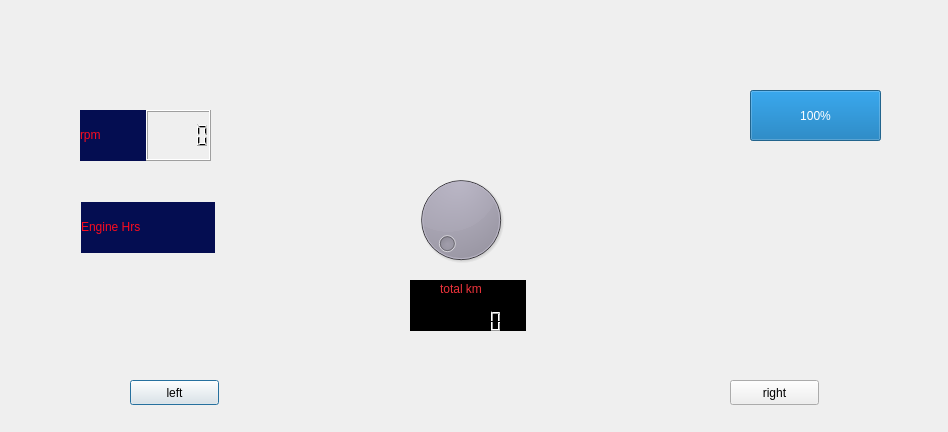
<?xml version="1.0" encoding="UTF-8"?>
<ui version="4.0">
 <class>dashboard1</class>
 <widget class="QDialog" name="dashboard1">
  <property name="geometry">
   <rect>
    <x>0</x>
    <y>0</y>
    <width>948</width>
    <height>432</height>
   </rect>
  </property>
  <property name="acceptDrops">
   <bool>false</bool>
  </property>
  <property name="windowTitle">
   <string>Dialog</string>
  </property>
  <property name="styleSheet">
   <string notr="true"/>
  </property>
  <widget class="QLabel" name="label_2">
   <property name="geometry">
    <rect>
     <x>271</x>
     <y>70</y>
     <width>400</width>
     <height>300</height>
    </rect>
   </property>
   <property name="text">
    <string/>
   </property>
   <property name="pixmap">
    <pixmap resource="Resources.qrc">:/Downloads/speed.jpg</pixmap>
   </property>
   <property name="scaledContents">
    <bool>true</bool>
   </property>
  </widget>
  <widget class="QDial" name="dial">
   <property name="geometry">
    <rect>
     <x>381</x>
     <y>170</y>
     <width>160</width>
     <height>100</height>
    </rect>
   </property>
   <property name="styleSheet">
    <string notr="true">background-color: rgb(94, 92, 100);</string>
   </property>
  </widget>
  <widget class="QFrame" name="frame">
   <property name="geometry">
    <rect>
     <x>410</x>
     <y>280</y>
     <width>116</width>
     <height>51</height>
    </rect>
   </property>
   <property name="styleSheet">
    <string notr="true">background-color: rgb(0, 0, 0);</string>
   </property>
   <property name="frameShape">
    <enum>QFrame::StyledPanel</enum>
   </property>
   <property name="frameShadow">
    <enum>QFrame::Raised</enum>
   </property>
   <widget class="QLabel" name="label">
    <property name="geometry">
     <rect>
      <x>30</x>
      <y>0</y>
      <width>67</width>
      <height>17</height>
     </rect>
    </property>
    <property name="styleSheet">
     <string notr="true">color: rgb(237, 51, 59);</string>
    </property>
    <property name="text">
     <string>total km</string>
    </property>
   </widget>
   <widget class="QLCDNumber" name="totalKmLCD">
    <property name="geometry">
     <rect>
      <x>20</x>
      <y>30</y>
      <width>91</width>
      <height>23</height>
     </rect>
    </property>
    <property name="styleSheet">
     <string notr="true">color: rgb(246, 245, 244);</string>
    </property>
   </widget>
  </widget>
  <widget class="QWidget" name="layoutWidget">
   <property name="geometry">
    <rect>
     <x>81</x>
     <y>202</y>
     <width>134</width>
     <height>51</height>
    </rect>
   </property>
   <layout class="QHBoxLayout" name="horizontalLayout">
    <property name="spacing">
     <number>0</number>
    </property>
    <item>
     <widget class="QLabel" name="enginneLabel">
      <property name="styleSheet">
       <string notr="true">background-color: rgb(4, 13, 81);
border-color: rgb(255, 255, 255);
color: rgb(249, 11, 30);
border-radius:40px;</string>
      </property>
      <property name="frameShadow">
       <enum>QFrame::Sunken</enum>
      </property>
      <property name="text">
       <string>Engine Hrs</string>
      </property>
      <property name="textFormat">
       <enum>Qt::RichText</enum>
      </property>
      <property name="wordWrap">
       <bool>false</bool>
      </property>
      <property name="margin">
       <number>10</number>
      </property>
     </widget>
    </item>
    <item>
     <widget class="QLabel" name="enginneLabel_2">
      <property name="styleSheet">
       <string notr="true">background-color: rgb(4, 13, 81);
border-color: rgb(255, 255, 255);
color: rgb(249, 11, 30);
border-radius:40px;</string>
      </property>
      <property name="text">
       <string/>
      </property>
      <property name="scaledContents">
       <bool>true</bool>
      </property>
      <property name="margin">
       <number>10</number>
      </property>
     </widget>
    </item>
   </layout>
  </widget>
  <widget class="QWidget" name="layoutWidget">
   <property name="geometry">
    <rect>
     <x>80</x>
     <y>110</y>
     <width>131</width>
     <height>51</height>
    </rect>
   </property>
   <layout class="QHBoxLayout" name="horizontalLayout_2">
    <property name="spacing">
     <number>0</number>
    </property>
    <item>
     <widget class="QLabel" name="totalKmLabel_2">
      <property name="styleSheet">
       <string notr="true">background-color: rgb(4, 13, 81);
border-color: rgb(255, 255, 255);
color: rgb(249, 11, 30);
border-radius:40px;</string>
      </property>
      <property name="frameShadow">
       <enum>QFrame::Sunken</enum>
      </property>
      <property name="text">
       <string>rpm</string>
      </property>
      <property name="textFormat">
       <enum>Qt::RichText</enum>
      </property>
      <property name="wordWrap">
       <bool>false</bool>
      </property>
      <property name="margin">
       <number>10</number>
      </property>
     </widget>
    </item>
    <item>
     <widget class="QLCDNumber" name="rpmLCD">
      <property name="styleSheet">
       <string notr="true">color: rgb(0, 0, 0);</string>
      </property>
     </widget>
    </item>
   </layout>
  </widget>
  <widget class="QProgressBar" name="progressBar">
   <property name="geometry">
    <rect>
     <x>750</x>
     <y>90</y>
     <width>131</width>
     <height>51</height>
    </rect>
   </property>
   <property name="value">
    <number>100</number>
   </property>
  </widget>
  <widget class="QLabel" name="leftLabel">
   <property name="geometry">
    <rect>
     <x>150</x>
     <y>320</y>
     <width>41</width>
     <height>41</height>
    </rect>
   </property>
   <property name="text">
    <string/>
   </property>
   <property name="pixmap">
    <pixmap resource="Resources.qrc">:/Downloads/Green_Arrow_Left.svg</pixmap>
   </property>
   <property name="scaledContents">
    <bool>true</bool>
   </property>
  </widget>
  <widget class="QLabel" name="rightLabel">
   <property name="geometry">
    <rect>
     <x>750</x>
     <y>320</y>
     <width>41</width>
     <height>41</height>
    </rect>
   </property>
   <property name="text">
    <string/>
   </property>
   <property name="pixmap">
    <pixmap resource="Resources.qrc">:/Downloads/Green_Arrow_Right.svg.png</pixmap>
   </property>
   <property name="scaledContents">
    <bool>true</bool>
   </property>
   <property name="wordWrap">
    <bool>true</bool>
   </property>
  </widget>
  <widget class="QPushButton" name="leftButton">
   <property name="geometry">
    <rect>
     <x>130</x>
     <y>380</y>
     <width>89</width>
     <height>25</height>
    </rect>
   </property>
   <property name="text">
    <string>left</string>
   </property>
  </widget>
  <widget class="QPushButton" name="rightButton">
   <property name="geometry">
    <rect>
     <x>730</x>
     <y>380</y>
     <width>89</width>
     <height>25</height>
    </rect>
   </property>
   <property name="text">
    <string>right</string>
   </property>
  </widget>
 </widget>
 <resources>
  <include location="Resources.qrc"/>
 </resources>
 <connections/>
</ui>
